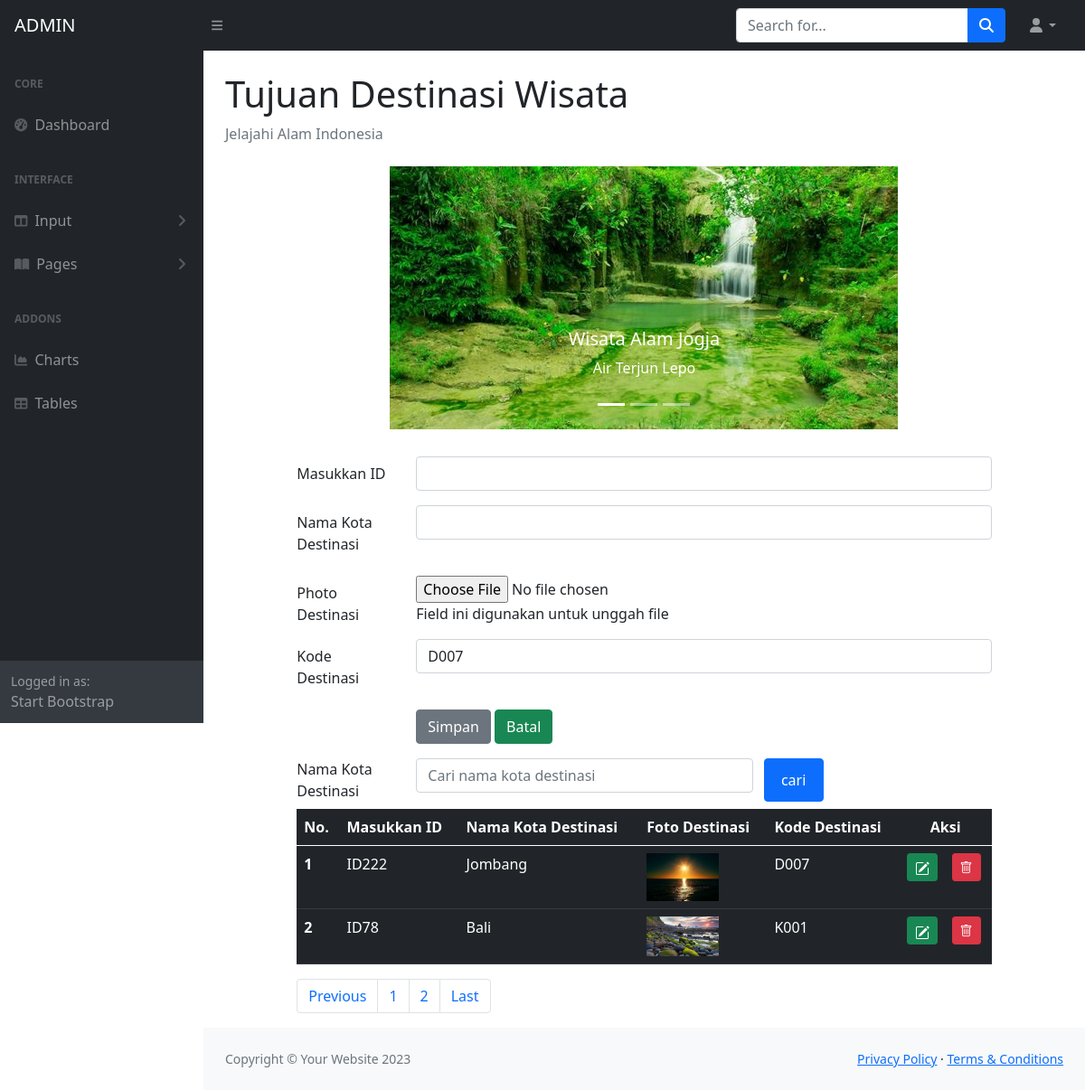
Page /ADMIN/s-sandra.php on the committed database.
### tables this page shows
CREATE TABLE `sandra` (
  `sandraID` char(200) NOT NULL,
  `sandraKOTA` char(120) NOT NULL,
  `destinasiFOTO` char(225) NOT NULL,
  `destinasiKODE` char(4) NOT NULL
);

### ADMIN/sandra.php (the view, shortened to what this page needs)
<!DOCTYPE html>
<html>
<?php
include "include/config.php";
$datakategori = mysqli_query($connection, "SELECT * FROM destinasi");
?>
<head>
  <link rel="stylesheet" type="text/css" href="css/bootstrap.min.css">
  <link rel="stylesheet" type="text/css" href="https://cdnjs.cloudflare.com/ajax/libs/select2/4.0.13/css/select2.min.css">
  <link rel="stylesheet" href="https://cdn.jsdelivr.net/npm/bootstrap-icons@1.10.2/font/bootstrap-icons.css">
</head>
<body>
<div class="row">
<div class="col-sm-1"></div>
<div class="col-sm-10">
<div id="carouselExampleCaptions" class="carousel slide" data-bs-ride="carousel">
    <div class="carousel-indicators">
        <button type="button" data-bs-target="#carouselExampleCaptions" data-bs-slide-to="0" class="active" aria-current="true" aria-label="Slide 1"></button>
        <button type="button" data-bs-target="#carouselExampleCaptions" data-bs-slide-to="1" aria-label="Slide 2"></button>
        <button type="button" data-bs-target="#carouselExampleCaptions" data-bs-slide-to="2" aria-label="Slide 3"></button>
    </div>
    <div class="carousel-inner">
        <div class="carousel-item active">
            <img src="images/airterjunlepo.jpg" class="d-block w-60 mx-auto" alt="Gambar Tidak Ada">
            <div class="carousel-caption d-none d-md-block">
                <h5>Wisata Alam Jogja</h5>
                <p>Air Terjun Lepo</p>
            </div>
        </div>
    </div>
    <button class="carousel-control-prev" type="button" data-bs-target="#carouselExampleCaptions" data-bs-slide="prev" style="left: 5%">
        <span class="carousel-control-prev-icon" aria-hidden="true"></span>
    </button>
    <button class="carousel-control-next" type="button" data-bs-target="#carouselExampleCaptions" data-bs-slide="next" style="right: 5%">
        <span class="carousel-control-next-icon" aria-hidden="true"></span>
    </button>
</div>
<form method="POST" enctype="multipart/form-data">
  <div class="mb-3 row">
    <label for="idsandra" class="col-sm-2 col-form-label">Masukkan ID</label>
    <div class="col-sm-10">
      <input type="text" class="form-control" name= "idsandra" id="idsandra">
    </div>
  </div>
  <div class="mb-3 row">
    <label for="kotasandra" class="col-sm-2 col-form-label">Nama Kota Destinasi</label>
    <div class="col-sm-10">
      <input type="text" class="form-control" name= "kotasandra" id="kotasandra">
    </div>
  </div>
  <div class="form-group row">
                    <label for="file" class="col-sm-2 col-form-label">Photo Destinasi</label>
                    <div class="col-sm-10">
                        <input type="file" id="file" name="file">
                        <p class="help-block">Field ini digunakan untuk unggah file</p>
                    </div>
                </div>
 <div class="mb-3 row">
  <label for="kodekategori" class="col-sm-2 col-form-label">Kode Destinasi</label>
      <div class="col-sm-10">
        <select class="form-control" name="kodekategori" id="kodekategori">
            <?php while($row = mysqli_fetch_array($datakategori))
{
?>
    <option value="<?php echo $row["destinasiKODE"]?>">
     <?php echo $row["destinasiKODE"]?>
         </option>
    <?php } ?>
    </select>
 </div>
  </div>
  <div class="form-group row">
      <div class="col-sm-2">
      </div>
      <div class="col-sm-10">
    <input type="submit" name="Simpan" value="Simpan" class="btn btn-secondary">
    <input type="button" class="btn btn-success" value="Batal" name="Batal">
  </div>
  </div>
</form>
<form method="post">
    <div class="form-group row mb-2 mt-3">
      <label for="search" class="col-sm-2">Nama Kota Destinasi</label>
      <div class="col-sm-6">
        <input type="text" name="search" class="form-control" id="search" value="<?php if (isset($_POST["search"]))
        {echo $_POST["search"];}?>" placeholder="Cari nama kota destinasi">
      </div>
      <input type="submit" name="kirim" value="cari" class="col-sm-1 btn btn-primary">
    </div>
</form>
<table class="table table-hover table-dark">
  <thead>
    <tr>
      <th scope="col">No.</th>
      <th scope="col">Masukkan ID</th>
      <th scope="col">Nama Kota Destinasi</th>
	  <th scope="col">Foto Destinasi</th>
      <th scope="col">Kode Destinasi</th>
      <th colspan="2" style="text-align: center">Aksi</th>
    </tr>
  </thead>
  <tbody>
  <?php
  $jumlahtampilan = 2;
  $halaman = (isset($_GET['page']))? $_GET['page'] : 1;
  $mulaitampilan = ($halaman - 1) * $jumlahtampilan;
if (isset($_POST["kirim"]))
{
  $search = $_POST["search"];
  $query = mysqli_query($connection, " select destinasi.*from destinasi
      where destinasiNAMA like '%".$search."%' limit $mulaitampilan, $jumlahtampilan");}
    else{
      $query = mysqli_query($connection, "select sandra.* from sandra limit $mulaitampilan, $jumlahtampilan");}
      $nomor = 1;
      while($row = mysqli_fetch_array($query))
      {
      ?>
    <tr>
      <th><?php echo $nomor;?></th>
      <td><?php echo $row['sandraID'];?></td>
      <td><?php echo $row['sandraKOTA'];?></td>
	  <td>
                                <?php if (is_file("images/" . $row['destinasiFOTO'])) { ?>
                                    <img src="images/<?php echo $row['destinasiFOTO'] ?>" width="80">
                                <?php } else
                                    echo "<img src='images/noimage.png' width='80'>"
                                ?>
                            </td>
	  <td><?php echo $row['destinasiKODE'];?></td>
      <td width="5px">
        <a href="destinasiEDIT.php?ubah=<?php echo $row["destinasiKODE"]?>"
          class="btn btn-success btn-sm" title="EDIT">
      </td>
      <td>        <a href="destinasiHAPUS.php?hapus=<?php echo $row["destinasiKODE"]?>"
          class="btn btn-danger btn-sm" title="HAPUS">
          <i class="bi bi-trash"></i></td>
    </tr>
    <?php $nomor = $nomor + 1; ?>
    <?php } ?>
  </tbody>
</table>
<?php
    $query = mysqli_query($connection, "SELECT * FROM sandra");
    $jumlahrecord = mysqli_num_rows($query);
    $jumlahpage = ceil($jumlahrecord/$jumlahtampilan)
?>
<nav aria-label="Page navigation example">
  <ul class="pagination">
    <li class="page-item"><a class="page-link" href="?page=<?php $nomorhal=1; echo $nomorhal ?>">Previous</a></li>
    <?php for ($nomorhal=1; $nomorhal<=$jumlahpage; $nomorhal++)
    { ?>
    <li class="page-item">
      <?php
      if($nomorhal!=$halaman)
        { ?>
      <a class="page-link" href="?page=<?php echo $nomorhal ?>"><?php echo $nomorhal?></a>
          <?php }
          else { ?>
            <a class="page-link" href="?page=<?php echo $nomorhal ?>"><?php echo $nomorhal?></a>
        <?php } ?>
        </li>
  <?php } ?>
    <li class="page-item"><a class="page-link" href="?page=<?php echo $nomorhal-1 ?>">Last</a></li>
  </ul>
</nav>
</div>
</div>
</body>
</html>

### ADMIN/sandra.php (style rules this page uses)
.carousel-inner { margin-bottom: 30px; }

### rows in the picture
sandra: sandraID "ID222", sandraKOTA "Jombang", destinasiFOTO (picture), destinasiKODE "D007"
sandra: sandraID "ID78", sandraKOTA "Bali", destinasiFOTO (picture), destinasiKODE "K001"

### other values in the picture
form field kodekategori "D007"
